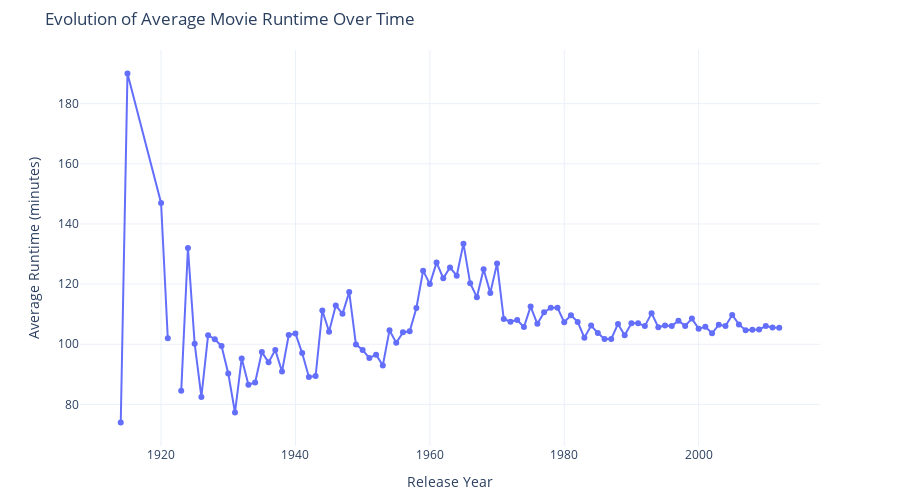

Here is the notebook cell this chart was saved with:
### Markdown cell above
### How does film runtime correlate with box office revenue, and do longer or shorter films tend to perform better?
- Analyze revenue by runtime to see if longer or shorter films tend to perform better.

### Code cell
# Group data to calculate average runtime per year
runtime_trend = df_movies.groupby('release_year')['runtime'].mean().reset_index()

# Create a line chart to visualize runtime trends over time
fig = px.line(
    runtime_trend,
    x='release_year',
    y='runtime',
    title='Evolution of Average Movie Runtime Over Time',
    labels={'release_year': 'Release Year', 'runtime': 'Average Runtime (minutes)'},
    markers=True  # Add markers to the line
)

# Customize the layout
fig.update_layout(
    xaxis_title="Release Year",
    yaxis_title="Average Runtime (minutes)",
    template="plotly_white",  # Clean background template
    height=500,  # Adjust height of the chart
    margin=dict(t=50, b=50),  # Add margins for better spacing
)

# Show the chart
fig.show()

# Save the chart as an HTML file
fig.write_html("assets/ploty-img/runtime_trend.html")

### Figure 1 — Plotly figure (JSON) as saved in the notebook; plotly's stock layout.template omitted (floating-point values rounded to 4 significant figures)
{"data": [{"hovertemplate": "Release Year=%{x}<br>Average Runtime (minutes)=%{y}<extra></extra>", "legendgroup": "", "line": {"color": "#636efa", "dash": "solid"}, "marker": {"symbol": "circle"}, "mode": "lines+markers", "name": "", "orientation": "v", "showlegend": false, "type": "scatter", "x": [1914, 1915, 1920, 1921, 1922, 1923, 1924, 1925, 1926, 1927, 1928, 1929, 1930, 1931, 1932, 1933, 1934, 1935, 1936, 1937, 1938, 1939, 1940, 1941, 1942, 1943, 1944, 1945, 1946, 1947, 1948, 1949, 1950, 1951, 1952, 1953, 1954, 1955, 1956, 1957, 1958, 1959, 1960, 1961, 1962, 1963, 1964, 1965, 1966, 1967, 1968, 1969, 1970, 1971, 1972, 1973, 1974, 1975, 1976, 1977, 1978, 1979, 1980, 1981, 1982, 1983, 1984, 1985, 1986, 1987, 1988, 1989, 1990, 1991, 1992, 1993, 1994, 1995, 1996, 1997, 1998, 1999, 2000, 2001, 2002, 2003, 2004, 2005, 2006, 2007, 2008, 2009, 2010, 2011, 2012], "xaxis": "x", "y": [74, 190, 147, 102, null, 84.5, 132, 100.2, 82.5, 103, 101.7, 99.4, 90.31, 77.3, 95.29, 86.53, 87.27, 97.39, 94, 98.06, 90.94, 103.0, 103.6, 97.07, 89.14, 89.43, 111.2, 104.2, 112.9, 110.1, 117.3, 99.95, 98.06, 95.4, 96.54, 92.95, 104.7, 100.5, 104.0, 104.3, 112.1, 124.5, 120, 127.1, 121.9, 125.5, 122.8, 133.5, 120.3, 115.7, 124.9, 117.1, 126.9, 108.4, 107.5, 108.1, 105.7, 112.5, 106.8, 110.6, 112.2, 112.1, 107.3, 109.6, 107.4, 102.2, 106.2, 103.7, 101.8, 101.8, 106.8, 103.0, 107.0, 107.0, 106.0, 110.3, 105.7, 106.3, 106.1, 107.8, 106.1, 108.5, 105.2, 105.8, 103.7, 106.5, 106.1, 109.7, 106.6, 104.7, 104.8, 104.9, 106.0, 105.5, 105.5], "yaxis": "y"}], "layout": {"height": 500, "legend": {"tracegroupgap": 0}, "margin": {"b": 50, "t": 50}, "title": {"text": "Evolution of Average Movie Runtime Over Time"}, "xaxis": {"anchor": "y", "domain": [0, 1], "title": {"text": "Release Year"}}, "yaxis": {"anchor": "x", "domain": [0, 1], "title": {"text": "Average Runtime (minutes)"}}}}
